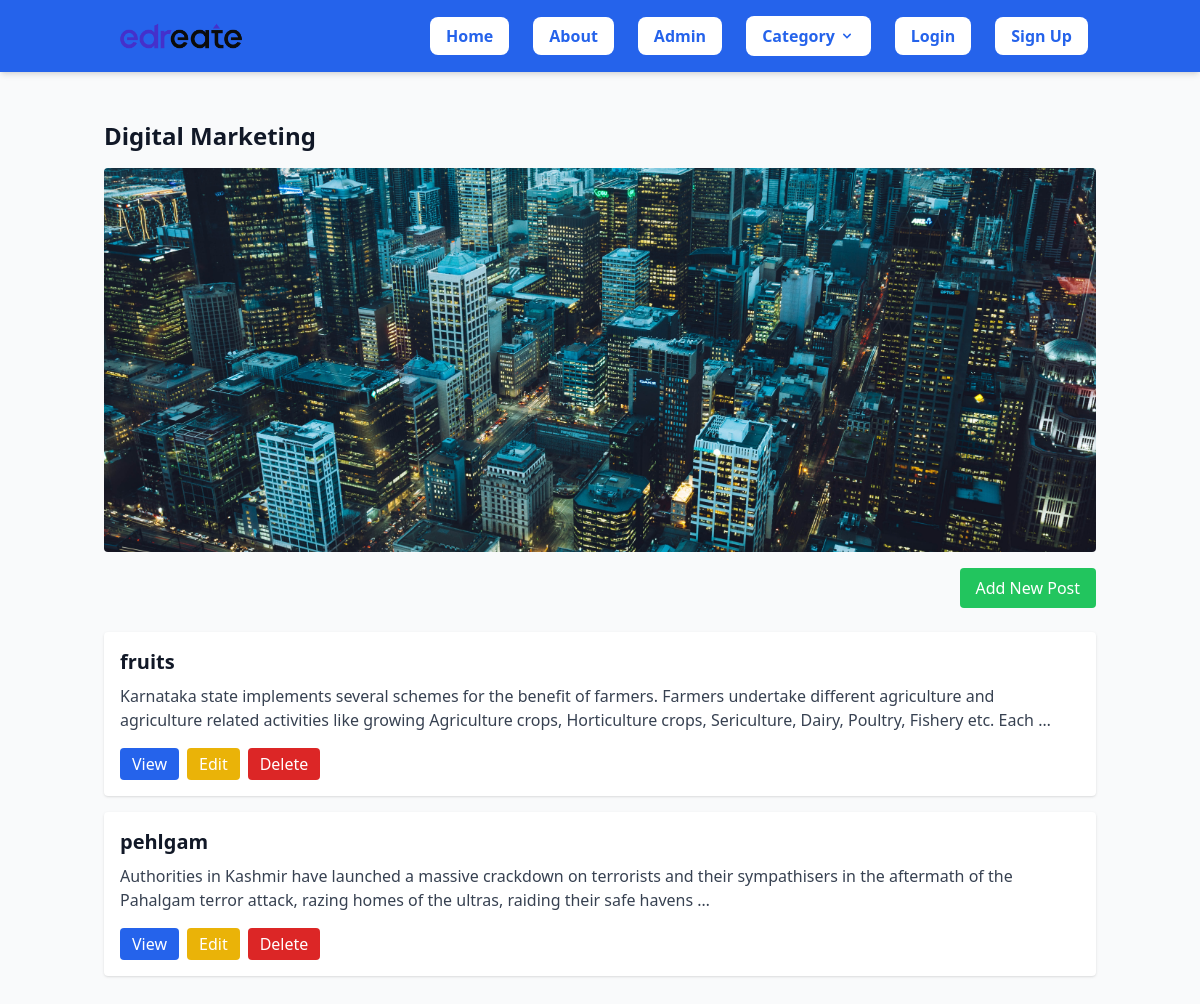
The page /category/digital/ on the database its author committed.
### blog/models.py (models this page shows, shortened)
class Category(models.Model):
    cat_id = models.AutoField(primary_key=True)
    title = models.CharField(max_length=100)
    description = models.TextField()
    url = models.CharField(max_length=100)
    image = models.ImageField(upload_to='category/')
    add_date = models.DateTimeField(auto_now_add=True, null=True)

class Post(models.Model):
    post_id = models.AutoField(primary_key=True)
    title = models.CharField(max_length=200)
    content = models.TextField()
    url = models.CharField(max_length=100)
    cat = models.ForeignKey(Category, on_delete=models.CASCADE)
    image = models.ImageField(upload_to='post/')
    author = models.ForeignKey(User, on_delete=models.CASCADE, null=True)

### blog/views.py (the view)
# urls.py: path('category/<slug:url>/', views.category, name='category'),
def category(request, url):
    cat = Category.objects.get(url=url)
    posts = Post.objects.filter(cat=cat)
    return render(request, "category.html", {'cat': cat, 'posts': posts})

### template/category.html (shortened to what this page needs)
{% extends 'base.html' %}
{% block content %}
<div class="container mx-auto p-4">
  <h3 class="text-2xl font-semibold mb-4">{{ cat.title }}</h3>
  <div class="mb-4">
    <img src="/media/{{ cat.image }}" alt="{{ cat.title }}" class="w-full max-h-96 object-cover rounded">
  </div>
  <div class="flex justify-end mb-6">
    <a href="{% url 'add_post' cat.url %}" class="bg-green-500 hover:bg-green-600 text-white px-4 py-2 rounded">Add New Post</a>
  </div>
  {% for p in posts %}
    <div class="bg-white shadow rounded p-4 mb-4">
      <h4 class="text-xl font-bold mb-2">{{ p.title }}</h4>
      <p class="text-gray-700 mb-4">{{ p.content|truncatewords:30 }}</p>
      <div class="flex space-x-2">
        <a href="/blog/{{ p.url }}" class="bg-blue-600 hover:bg-blue-700 text-white px-3 py-1 rounded">View</a>
        <a href="{% url 'update_post' p.post_id %}" class="bg-yellow-500 hover:bg-yellow-600 text-white px-3 py-1 rounded">Edit</a>
        <a href="{% url 'delete_post' p.post_id %}" class="bg-red-600 hover:bg-red-700 text-white px-3 py-1 rounded">Delete</a>
      </div>
    </div>
  {% empty %}
    <p class="text-gray-600">No posts found in this category.</p>
  {% endfor %}
</div>
{% endblock %}

### rows shown on the page
Category: title "Digital Marketing", image (picture)
Post: title "fruits", content "Karnataka state implements several schemes for the benefit of farmers. Farmers undertake different agriculture and agriculture related activities like growing Agriculture crops, Horticulture crops, Sericulture, Dairy, Poultry, Fishery etc. Each …"
Post: title "pehlgam", content "Authorities in Kashmir have launched a massive crackdown on terrorists and their sympathisers in the aftermath of the Pahalgam terror attack, razing homes of the ultras, raiding their safe havens …"
